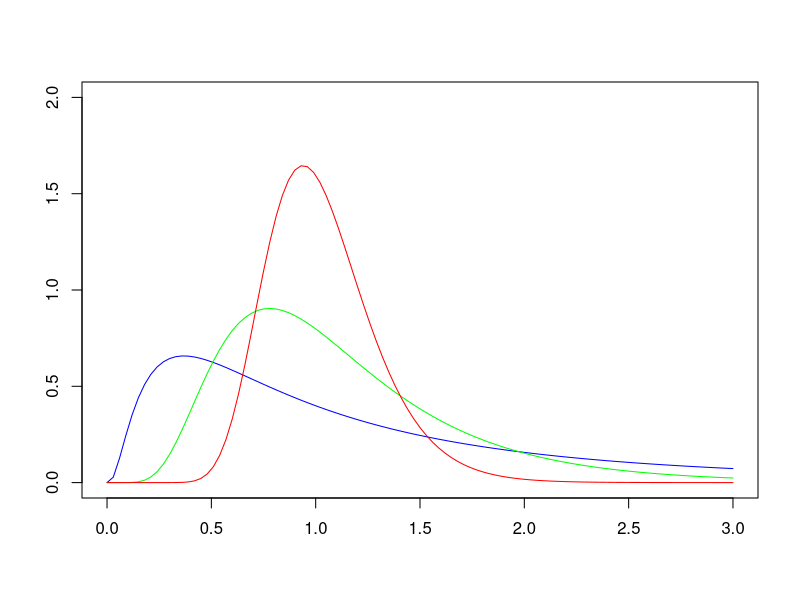
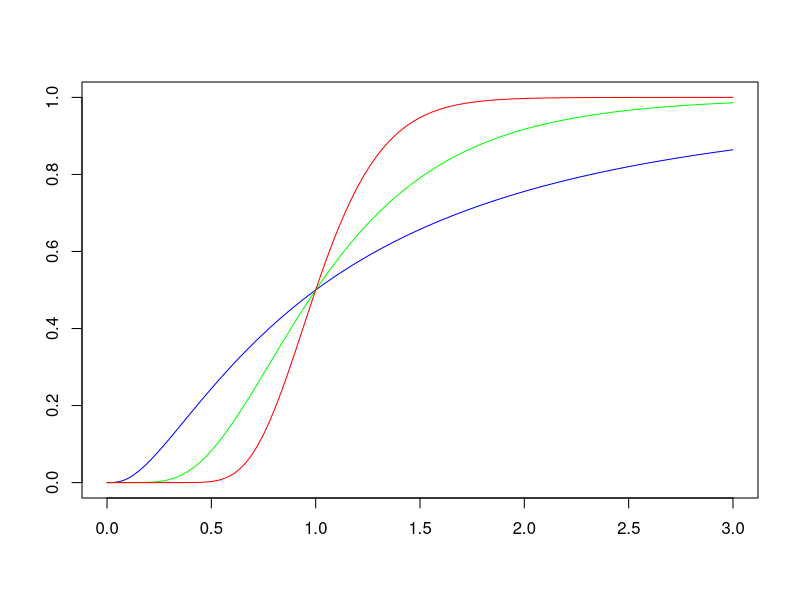
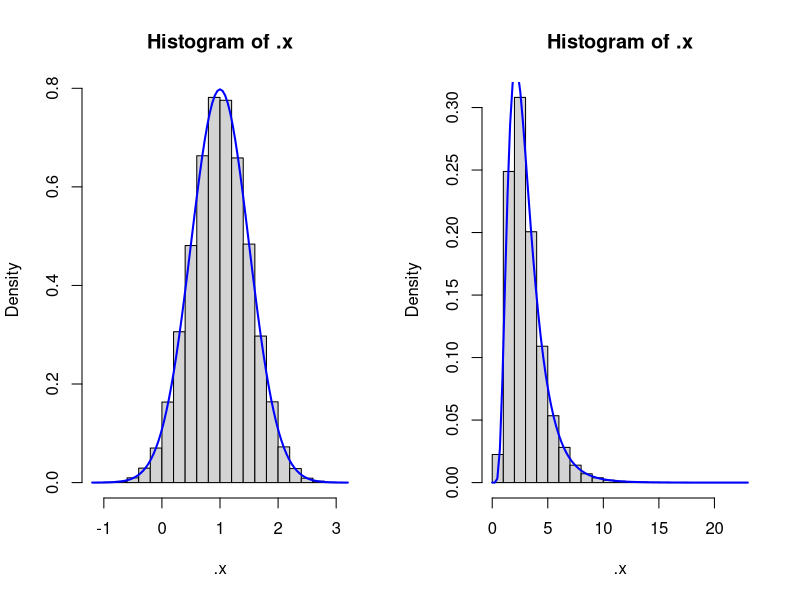
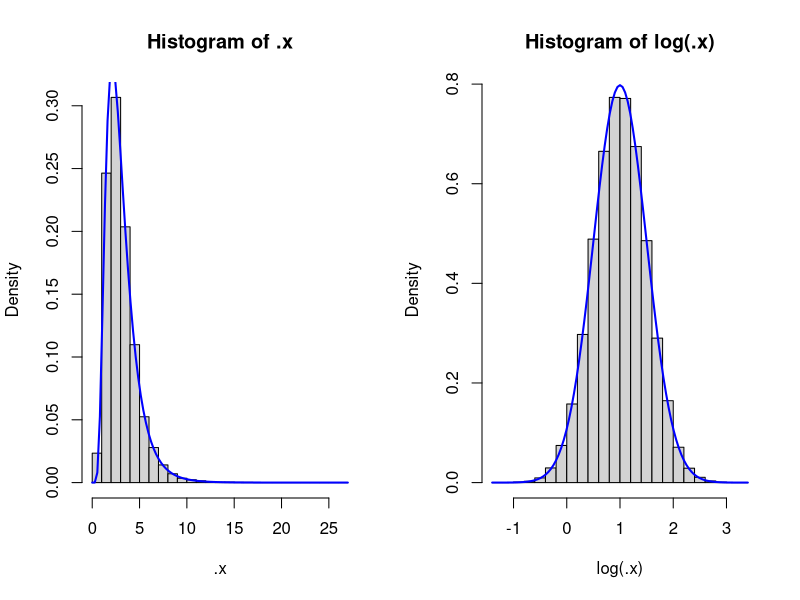
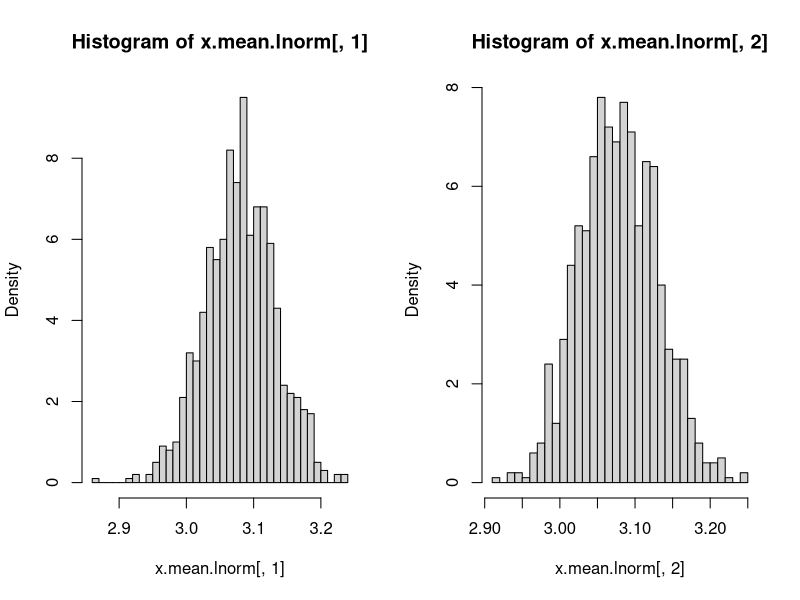
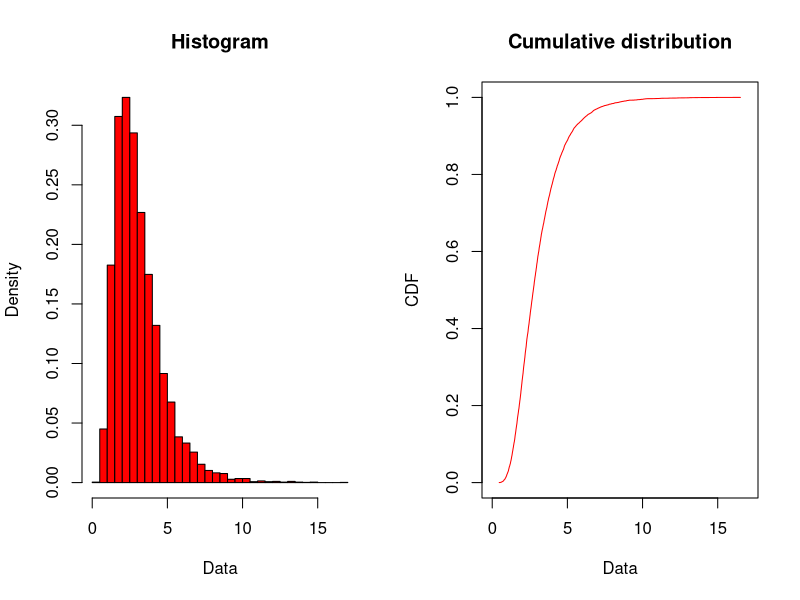
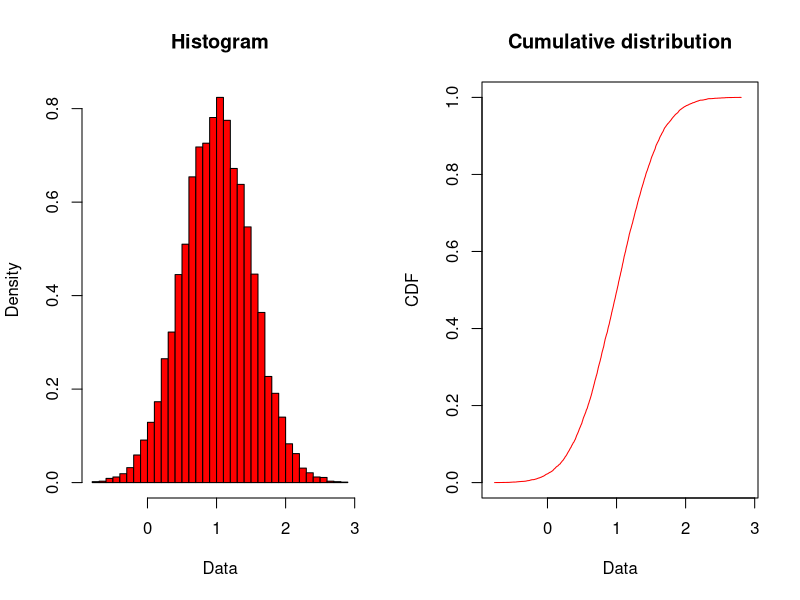
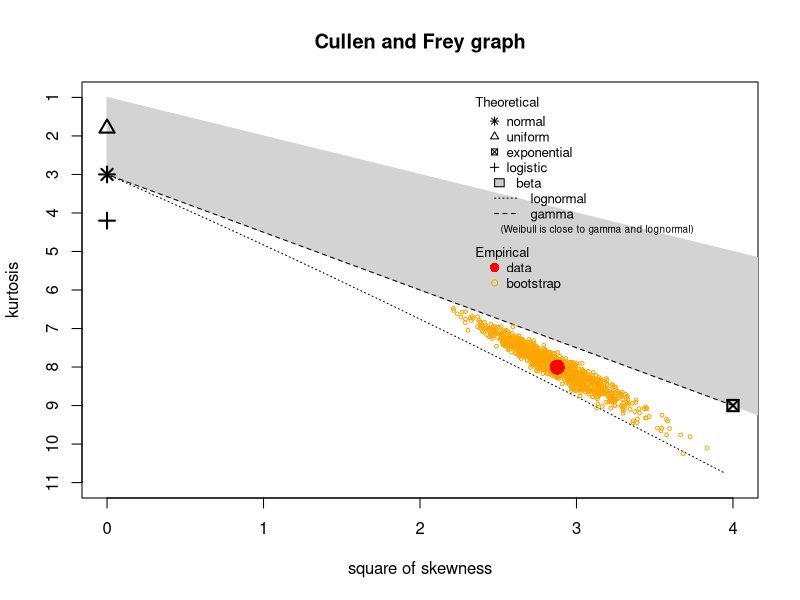

Source code (R) for these figures, in order:
##################################################
# LOG-NORMAL DISTRIBUTION
##################################################

##################################################
# Plot probability density function
plot(x=c(0,3), y=c(0,2), xlab="", ylab="", type="n")
curve(dlnorm(x=x, meanlog=0, sdlog=1), col="blue", add=T)
curve(dlnorm(x=x, meanlog=0, sdlog=1/2), col="green", add=T)
curve(dlnorm(x=x, meanlog=0, sdlog=1/4), col="red", add=T)

# Plot cumulative density function
plot(x=c(0,3), y=c(0,1), xlab="", ylab="", type="n")
curve(plnorm(q=x, meanlog=0, sdlog=1), col="blue", add=T)
curve(plnorm(q=x, meanlog=0, sdlog=1/2), col="green", add=T)
curve(plnorm(q=x, meanlog=0, sdlog=1/4), col="red", add=T)

##################################################
# Generate a random sample from a lognormal distribution.
meanlog <- 1
sdlog <- 1/2

# Note that for a log-normal distribution, the median (of a random sample x) equals exp(meanlog)
exp(meanlog)
# The mean equals exp(meanlog + (sdlog^2)/2)
exp(meanlog + (sdlog^2)/2)

##################################################
# In Excel's PopTools, you have to recalculate the input values to create a sample from a lognormal distribution (if you want to match it to R's formulation!):
# PopTools (and other functions such as LNORMINV, has shape & scale parameters on back-transformed scale as inputs!

# Functions to do the correct calculations:
# Source: Evans et al 1993 Statistical Distributions (2nd ed), p. 102-105

lnorm2norm <- function(mu,sigma) {
	names(mu) <- names(sigma) <- NULL
	 m <- exp(mu + (sigma^2)/2)
	 v <- exp(2*mu + sigma^2)*(exp(sigma^2)-1)
	 sd <- sqrt(v)
	 c(m=m, sd=sd, v=v)
}

norm2lnorm <- function(m,sd) {
	names(m) <- names(sd) <- NULL
	v <- sd^2
	mu <- log((m^2) / sqrt(v + m^2))
	sigma <- sqrt(log(v/(m^2) + 1))
	c(mu=mu,sigma=sigma,v=v)
}

##################################################
# EXAMPLES
# Create a sample with mean=1 and variance=2
pars <- norm2lnorm(1,sqrt(2))
n <- 1000000
.x <- rlnorm(n, meanlog=pars["mu"], sdlog=pars["sigma"])
mean(.x); median(.x); sd(.x); var(.x)

# Create a sample with meanlog=1 and sdlog=1/2
pars <- lnorm2norm(1,1/2)
pars
pars <- norm2lnorm(pars["m"], pars["sd"])
n <- 1000000
.x <- rlnorm(n, meanlog=pars["mu"], sdlog=pars["sigma"])
.x <- log(.x)
mean(.x); median(.x); sd(.x); var(.x)

# "Excel-style"
# Generate a sample from a normal distribution with mean=meanlog and sd=sdlog, then take exponent of the random deviates:

n <- 100000
meanlog <- 1
sdlog <- 1/2

par(mfrow=c(1,2))
.x <- rnorm(n, mean=meanlog, sd=sdlog)
range(.x)
	hist(.x, col="lightgrey", breaks=30, freq=FALSE)
	curve(dnorm(x, mean=meanlog, sd=sdlog), add=TRUE, col="blue", lwd=2)
.x <- exp(.x)
	hist(.x, col="lightgrey", breaks=30, freq=FALSE)
	curve(dlnorm(x, meanlog=meanlog, sdlog=sdlog), add=TRUE, col="blue", lwd=2)
par(mfrow=c(1,1))

mean(.x); median(.x); sd(.x); var(.x)

# Generate random deviates
n <- 50000
meanlog <- 1
sdlog <- 1/2

.x <- rlnorm(n=n, meanlog=meanlog, sdlog=sdlog)

# The mean m and standard deviation of this sample should approximate:
lnorm2norm(meanlog, sdlog)

# Check that this is roughly correct:
mean(.x); mean(log(.x))
sd(.x); sd(log(.x))

# Another way of generating random deviates:
# First draw random normal deviates with mean=0 and sd=1.
.x2 <- exp(meanlog + sdlog*rnorm(n=n, mean=0, sd=1))

# Plot random sample, together with pdf. Also plot the random sample on log-scale.
# Create a histogram and draw the probability density function over the bars.
# Then add the log-transformed values and the corresponding pdf.

par(mfrow=c(1,2))
	hist(.x, breaks=30, col="lightgrey", freq=FALSE)
	curve(dlnorm(x=x, meanlog=meanlog, sdlog=sdlog), col="blue", lwd=2, add=T)

	hist(log(.x), breaks=30, col="lightgrey", freq=FALSE)
	curve(dnorm(x=x, mean=meanlog, sd=sdlog), col="blue", lwd=2, add=T)
par(mfrow=c(1,1))

##################################################
# Compare the two methods of generating random deviates:
n <- 1000
niter <- 1000 # Resample 1000 times

x.mean.lnorm <- t(sapply(1:niter, function(i) {
		x1 <- rlnorm(n=n, meanlog=meanlog, sdlog=sdlog)
		x2 <- exp(meanlog + sdlog*rnorm(n=n, mean=0, sd=1))
		c(mean(x1), mean(x2))
		})
	)

x.sd.lnorm <- t(sapply(1:niter, function(i) {
		x1 <- rlnorm(n=n, meanlog=meanlog, sdlog=sdlog)
		x2 <- exp(meanlog + sdlog*rnorm(n=n, mean=0, sd=1))
		c(sd(x1), sd(x2))
		})
	)

apply(x.mean.lnorm,2,mean)
apply(x.mean.lnorm,2,sd)

apply(x.sd.lnorm,2,mean)
apply(x.sd.lnorm,2,sd)

dev.new(width=12, height=6)
par(mfrow=c(1,2))
	hist(x.mean.lnorm[,1], freq=FALSE, breaks=30, col="lightgrey")
	hist(x.mean.lnorm[,2], freq=FALSE, breaks=30, col="lightgrey")
par(mfrow=c(1,1))

##################################################
# Estimate moments of a lognormal distribution
# Requires
library(fitdistrplus)
##################################################

# Create random sample from lognormal distribution
n <- 10000
meanlog <- 1
sdlog <- 1/2

.x <- rlnorm(n=n, meanlog=meanlog, sdlog=sdlog)

plotdist(.x, breaks=30, col="red", type="l")

plotdist(log(.x), breaks=30, col="red", type="l")

descdist(.x, boot=999)
descdist(log(.x), boot=999)

f1.lnorm <- fitdist(.x, "lnorm") # Returns moments on log-scale
mean(.x); sd(.x) # For comparison

f1.norm <- fitdist(log(.x), "norm") # Same results as f1.lnorm!
mean(log(.x)); sd(log(.x)) # For comparison

summary(f1.lnorm)
summary(f1.norm)

gofstat(f1.lnorm)
gofstat(f1.lnorm)

plot(f1.lnorm)
plot(f1.norm)

# Bootstrap
b1 <- bootdist(f1.lnorm, niter=100)
summary(b1)

plot(b1)
points(median(b1$estim$meanlog), median(b1$estim$sdlog), pch=1, col="green", cex=2, lwd=4) # Bootstrap median
points(mean(log(.x)), sd(log(.x)), pch=16, col="red", cex=2) # Sample mean and sd
points(f1.lnorm$estimate[1],f1.lnorm$estimate[2],pch=15, col="blue", cex=2) # MLE
legend("topright", c("Bootstrap median","Sample estimates", "MLE estimates"), col=c("green", "red", "blue"), pch=c(1,16,15), bty="n")
##################################################
